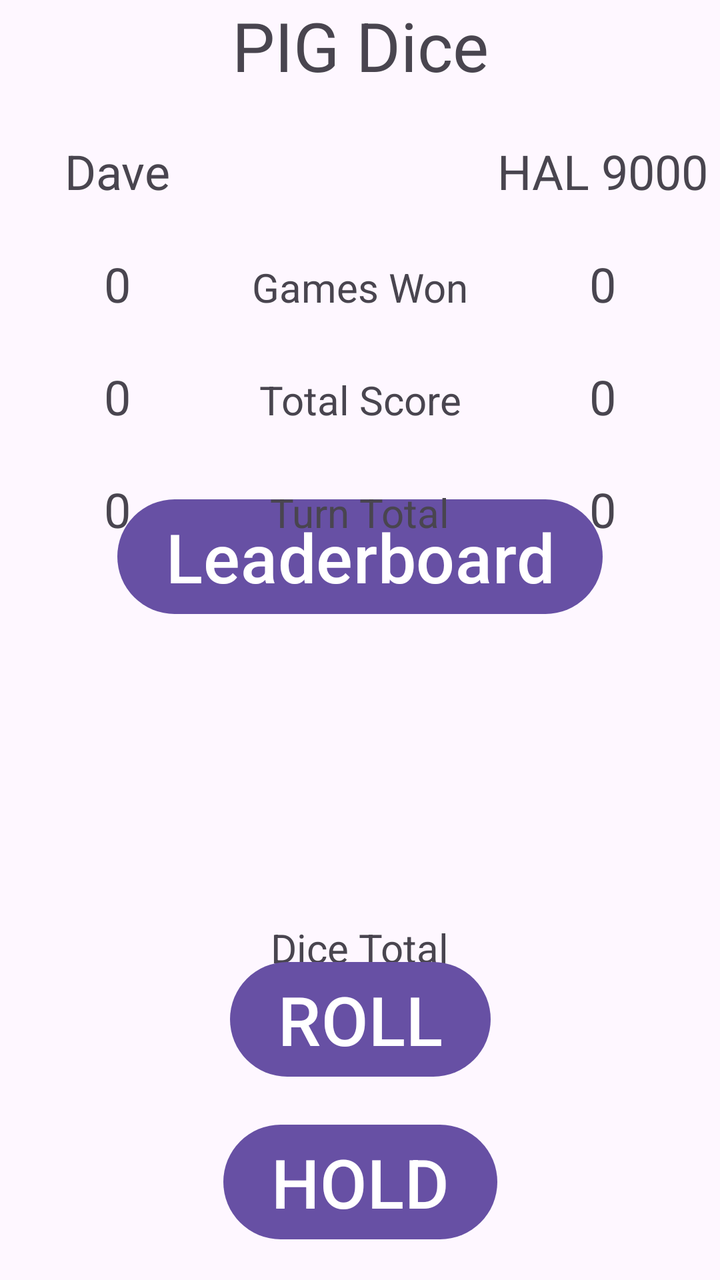
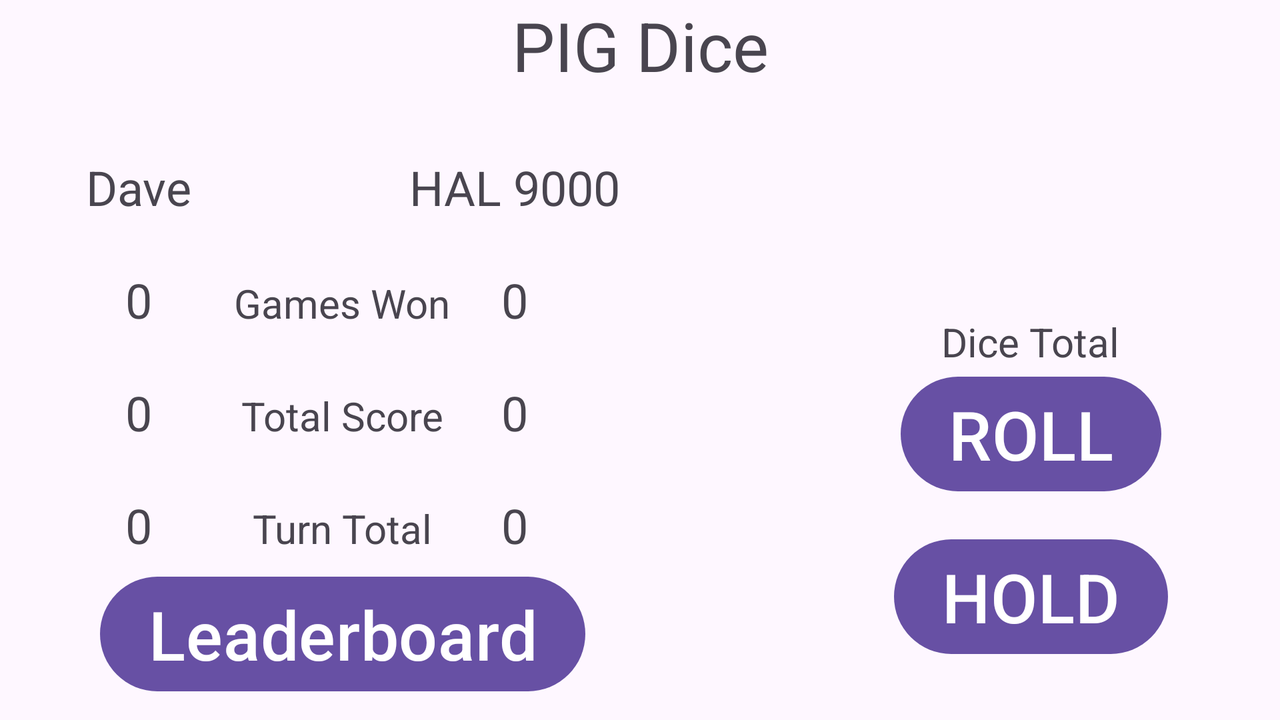

An Android layout and its configuration variant, each rendered on a device that would load it. The default file and the variant file are quoted in full after the pictures.
<!-- AndroidManifest.xml: application theme Theme.PIGDice -->
<!-- res/layout/activity_main.xml -->
<?xml version="1.0" encoding="utf-8"?>
<androidx.constraintlayout.widget.ConstraintLayout xmlns:android="http://schemas.android.com/apk/res/android"
    xmlns:app="http://schemas.android.com/apk/res-auto"
    xmlns:tools="http://schemas.android.com/tools"
    android:id="@+id/main"
    android:layout_width="match_parent"
    android:layout_height="match_parent"
    tools:context=".MainActivity">

    <Button
        android:id="@+id/btnLeaderboard"
        android:layout_width="wrap_content"
        android:layout_height="wrap_content"
        android:onClick="btnLeaderboardOnPress"
        android:text="@string/leaderboard"
        android:textSize="34sp"
        app:layout_constraintBottom_toTopOf="@+id/imgDice1"
        app:layout_constraintEnd_toEndOf="parent"
        app:layout_constraintStart_toStartOf="parent"
        app:layout_constraintTop_toBottomOf="@+id/textView9"
        app:layout_constraintVertical_bias="0.32" />

    <TextView
        android:id="@+id/appName"
        android:layout_width="wrap_content"
        android:layout_height="wrap_content"
        android:text="@string/app_name"
        android:textSize="34sp"
        app:layout_constraintEnd_toEndOf="parent"
        app:layout_constraintStart_toStartOf="parent"
        app:layout_constraintTop_toTopOf="parent" />

    <TextView
        android:id="@+id/txtPlayerGamesWon"
        android:layout_width="wrap_content"
        android:layout_height="wrap_content"
        android:layout_marginTop="24dp"
        android:text="@string/number_zero"
        android:textSize="24sp"
        app:layout_constraintEnd_toEndOf="parent"
        app:layout_constraintHorizontal_bias="0.15"
        app:layout_constraintStart_toStartOf="parent"
        app:layout_constraintTop_toBottomOf="@+id/txtPlayerName" />

    <TextView
        android:id="@+id/txtCompGamesWon"
        android:layout_width="wrap_content"
        android:layout_height="wrap_content"
        android:text="@string/number_zero"
        android:textSize="24sp"
        app:layout_constraintBaseline_toBaselineOf="@+id/textView3"
        app:layout_constraintEnd_toEndOf="parent"
        app:layout_constraintHorizontal_bias="0.85"
        app:layout_constraintStart_toStartOf="parent" />

    <TextView
        android:id="@+id/textView3"
        android:layout_width="wrap_content"
        android:layout_height="wrap_content"
        android:text="@string/games_won"
        android:textSize="20sp"
        app:layout_constraintBaseline_toBaselineOf="@+id/txtPlayerGamesWon"
        app:layout_constraintEnd_toEndOf="parent"
        app:layout_constraintStart_toStartOf="parent" />

    <TextView
        android:id="@+id/txtPlayerTotalScore"
        android:layout_width="wrap_content"
        android:layout_height="wrap_content"
        android:layout_marginTop="24dp"
        android:text="@string/number_zero"
        android:textSize="24sp"
        app:layout_constraintEnd_toEndOf="@+id/txtPlayerGamesWon"
        app:layout_constraintStart_toStartOf="@+id/txtPlayerGamesWon"
        app:layout_constraintTop_toBottomOf="@+id/txtPlayerGamesWon" />

    <TextView
        android:id="@+id/textView6"
        android:layout_width="wrap_content"
        android:layout_height="wrap_content"
        android:text="@string/total_score"
        android:textSize="20sp"
        app:layout_constraintBaseline_toBaselineOf="@+id/txtPlayerTotalScore"
        app:layout_constraintEnd_toEndOf="parent"
        app:layout_constraintStart_toStartOf="parent" />

    <TextView
        android:id="@+id/txtCompTotalScore"
        android:layout_width="wrap_content"
        android:layout_height="wrap_content"
        android:text="@string/number_zero"
        android:textSize="24sp"
        app:layout_constraintBaseline_toBaselineOf="@+id/textView6"
        app:layout_constraintEnd_toEndOf="@+id/txtCompGamesWon"
        app:layout_constraintStart_toStartOf="@+id/txtCompGamesWon" />

    <TextView
        android:id="@+id/txtPlayerTurnTotal"
        android:layout_width="wrap_content"
        android:layout_height="wrap_content"
        android:layout_marginTop="24dp"
        android:text="@string/number_zero"
        android:textSize="24sp"
        app:layout_constraintEnd_toEndOf="@+id/txtPlayerTotalScore"
        app:layout_constraintStart_toStartOf="@+id/txtPlayerTotalScore"
        app:layout_constraintTop_toBottomOf="@+id/txtPlayerTotalScore" />

    <TextView
        android:id="@+id/textView9"
        android:layout_width="wrap_content"
        android:layout_height="wrap_content"
        android:text="@string/turn_total"
        android:textSize="20sp"
        app:layout_constraintBaseline_toBaselineOf="@+id/txtPlayerTurnTotal"
        app:layout_constraintEnd_toEndOf="parent"
        app:layout_constraintStart_toStartOf="parent" />

    <TextView
        android:id="@+id/txtCompTurnTotal"
        android:layout_width="wrap_content"
        android:layout_height="wrap_content"
        android:text="@string/number_zero"
        android:textSize="24sp"
        app:layout_constraintBaseline_toBaselineOf="@+id/textView9"
        app:layout_constraintEnd_toEndOf="@+id/txtCompTotalScore"
        app:layout_constraintStart_toStartOf="@+id/txtCompTotalScore" />

    <ImageView
        android:id="@+id/imgDice1"
        android:layout_width="120dp"
        android:layout_height="120dp"
        android:contentDescription="@string/dice_1"
        app:layout_constraintBottom_toBottomOf="parent"
        app:layout_constraintEnd_toEndOf="parent"
        app:layout_constraintHorizontal_bias="0.25"
        app:layout_constraintStart_toStartOf="parent"
        app:layout_constraintTop_toTopOf="parent"
        app:srcCompat="@drawable/dice_1" />

    <ImageView
        android:id="@+id/imgDice2"
        android:layout_width="120dp"
        android:layout_height="120dp"
        android:contentDescription="@string/dice_2"
        app:layout_constraintEnd_toEndOf="parent"
        app:layout_constraintHorizontal_bias="0.75"
        app:layout_constraintStart_toStartOf="parent"
        app:layout_constraintTop_toTopOf="@+id/imgDice1"
        app:srcCompat="@drawable/dice_1" />

    <TextView
        android:id="@+id/txtDiceTotal"
        android:layout_width="wrap_content"
        android:layout_height="wrap_content"
        android:layout_marginTop="24dp"
        android:textSize="24sp"
        app:layout_constraintEnd_toEndOf="parent"
        app:layout_constraintStart_toStartOf="parent"
        app:layout_constraintTop_toBottomOf="@+id/imgDice1" />

    <TextView
        android:id="@+id/textView12"
        android:layout_width="wrap_content"
        android:layout_height="wrap_content"
        android:layout_marginTop="24dp"
        android:text="@string/dice_total"
        android:textSize="20sp"
        app:layout_constraintEnd_toEndOf="parent"
        app:layout_constraintStart_toStartOf="parent"
        app:layout_constraintTop_toBottomOf="@+id/txtDiceTotal" />

    <Button
        android:id="@+id/btnRoll"
        android:layout_width="wrap_content"
        android:layout_height="wrap_content"
        android:onClick="btnRollOnPress"
        android:text="@string/roll"
        android:textSize="34sp"
        app:layout_constraintBottom_toBottomOf="parent"
        app:layout_constraintEnd_toEndOf="parent"
        app:layout_constraintStart_toStartOf="parent"
        app:layout_constraintTop_toTopOf="parent"
        app:layout_constraintVertical_bias="0.83" />

    <Button
        android:id="@+id/btnHold"
        android:layout_width="wrap_content"
        android:layout_height="wrap_content"
        android:layout_marginTop="16dp"
        android:onClick="btnHoldOnPress"
        android:text="@string/hold"
        android:textSize="34sp"
        app:layout_constraintEnd_toEndOf="parent"
        app:layout_constraintStart_toStartOf="parent"
        app:layout_constraintTop_toBottomOf="@+id/btnRoll" />

    <TextView
        android:id="@+id/txtPlayerName"
        android:layout_width="wrap_content"
        android:layout_height="wrap_content"
        android:layout_marginTop="24dp"
        android:text="@string/player_name"
        android:textSize="24sp"
        app:layout_constraintEnd_toEndOf="@+id/txtPlayerGamesWon"
        app:layout_constraintStart_toStartOf="@+id/txtPlayerGamesWon"
        app:layout_constraintTop_toBottomOf="@+id/appName" />

    <TextView
        android:id="@+id/txtCompName"
        android:layout_width="wrap_content"
        android:layout_height="wrap_content"
        android:text="@string/computer_name"
        android:textSize="24sp"
        app:layout_constraintBaseline_toBaselineOf="@+id/txtPlayerName"
        app:layout_constraintEnd_toEndOf="@+id/txtCompGamesWon"
        app:layout_constraintStart_toStartOf="@+id/txtCompGamesWon" />

    <ImageView
        android:id="@+id/imgWin"
        android:layout_width="0dp"
        android:layout_height="0dp"
        android:clickable="true"
        android:contentDescription="@string/winner_image"
        android:focusable="auto"
        android:onClick="btnLeaderboardOnPress"
        android:visibility="invisible"
        app:layout_constraintBottom_toBottomOf="parent"
        app:layout_constraintEnd_toEndOf="parent"
        app:layout_constraintStart_toStartOf="parent"
        app:layout_constraintTop_toTopOf="parent"
        app:layout_constraintVertical_bias="0.63"
        app:srcCompat="@drawable/win"
        tools:visibility="gone" />

    <ImageView
        android:id="@+id/imgLose"
        android:layout_width="0dp"
        android:layout_height="0dp"
        android:clickable="true"
        android:contentDescription="@string/loss_image"
        android:focusable="auto"
        android:onClick="btnLeaderboardOnPress"
        android:visibility="invisible"
        app:layout_constraintBottom_toBottomOf="parent"
        app:layout_constraintEnd_toEndOf="parent"
        app:layout_constraintStart_toStartOf="parent"
        app:layout_constraintTop_toTopOf="parent"
        app:layout_constraintVertical_bias="0.63"
        app:srcCompat="@drawable/lose"
        tools:visibility="gone" />

    <ImageView
        android:id="@+id/imgLeftArrow"
        android:layout_width="192dp"
        android:layout_height="181dp"
        android:contentDescription="@string/left_arrow"
        app:layout_constraintBottom_toBottomOf="@+id/txtPlayerName"
        app:layout_constraintStart_toEndOf="@+id/txtPlayerName"
        app:layout_constraintTop_toTopOf="@+id/txtPlayerName"
        app:srcCompat="@drawable/leftarrow" />

    <ImageView
        android:id="@+id/imgRightArrow"
        android:layout_width="192dp"
        android:layout_height="181dp"
        android:contentDescription="@string/right_arrow"
        android:visibility="invisible"
        app:layout_constraintBottom_toBottomOf="@+id/txtCompName"
        app:layout_constraintEnd_toStartOf="@+id/txtCompName"
        app:layout_constraintTop_toTopOf="@+id/txtCompName"
        app:srcCompat="@drawable/rightarrow" />

</androidx.constraintlayout.widget.ConstraintLayout>
<!-- resources referenced by this layout -->
<resources>
  <!-- drawable lose: png bitmap (drawable, 1002271 bytes) -->
  <!-- drawable win: png bitmap (drawable, 1002271 bytes) -->
  <string name="app_name">PIG Dice</string>
  <string name="computer_name">HAL 9000</string>
  <string name="dice_1">Dice 1</string>
  <string name="dice_2">Dice 2</string>
  <string name="dice_total">Dice Total</string>
  <string name="games_won">Games Won</string>
  <string name="hold">HOLD</string>
  <string name="leaderboard">Leaderboard</string>
  <string name="left_arrow">Left Arrow</string>
  <string name="loss_image">Image of HAL9000\'s red eye</string>
  <string name="number_zero">0</string>
  <string name="player_name">Dave</string>
  <string name="right_arrow">Right Arrow</string>
  <string name="roll">ROLL</string>
  <string name="total_score">Total Score</string>
  <string name="turn_total">Turn Total</string>
  <string name="winner_image">Winner image</string>
  <style name="Theme.PIGDice" parent="Base.Theme.PIGDice" />
  <style name="Base.Theme.PIGDice" parent="Theme.Material3.DayNight.NoActionBar">
          
          
      </style>
</resources>
<!-- res/layout-land/activity_main.xml (the repository's variant of the layout above) -->
<!-- drawn on the phone turned sideways -->
<?xml version="1.0" encoding="utf-8"?>
<androidx.constraintlayout.widget.ConstraintLayout xmlns:android="http://schemas.android.com/apk/res/android"
    xmlns:app="http://schemas.android.com/apk/res-auto"
    xmlns:tools="http://schemas.android.com/tools"
    android:id="@+id/main"
    android:layout_width="match_parent"
    android:layout_height="match_parent"
    tools:context=".MainActivity">

    <Button
        android:id="@+id/btnLeaderboard"
        android:layout_width="wrap_content"
        android:layout_height="wrap_content"
        android:onClick="btnLeaderboardOnPress"
        android:text="@string/leaderboard"
        android:textSize="34sp"
        android:visibility="visible"
        app:layout_constraintBottom_toBottomOf="parent"
        app:layout_constraintEnd_toEndOf="@+id/textView9"
        app:layout_constraintStart_toStartOf="@+id/textView9"
        app:layout_constraintTop_toBottomOf="@+id/textView9"
        app:layout_constraintVertical_bias="0.4"
        tools:visibility="visible" />

    <TextView
        android:id="@+id/appName"
        android:layout_width="wrap_content"
        android:layout_height="wrap_content"
        android:text="@string/app_name"
        android:textSize="34sp"
        app:layout_constraintEnd_toEndOf="parent"
        app:layout_constraintStart_toStartOf="parent"
        app:layout_constraintTop_toTopOf="parent" />

    <TextView
        android:id="@+id/txtPlayerGamesWon"
        android:layout_width="wrap_content"
        android:layout_height="wrap_content"
        android:layout_marginTop="24dp"
        android:text="@string/number_zero"
        android:textSize="24sp"
        app:layout_constraintEnd_toEndOf="parent"
        app:layout_constraintHorizontal_bias="0.1"
        app:layout_constraintStart_toStartOf="parent"
        app:layout_constraintTop_toBottomOf="@+id/txtPlayerName" />

    <TextView
        android:id="@+id/txtCompGamesWon"
        android:layout_width="wrap_content"
        android:layout_height="wrap_content"
        android:text="@string/number_zero"
        android:textSize="24sp"
        app:layout_constraintBaseline_toBaselineOf="@+id/textView3"
        app:layout_constraintEnd_toEndOf="parent"
        app:layout_constraintHorizontal_bias="0.4"
        app:layout_constraintStart_toStartOf="parent" />

    <TextView
        android:id="@+id/textView3"
        android:layout_width="wrap_content"
        android:layout_height="wrap_content"
        android:text="@string/games_won"
        android:textSize="20sp"
        app:layout_constraintBaseline_toBaselineOf="@+id/txtPlayerGamesWon"
        app:layout_constraintEnd_toEndOf="parent"
        app:layout_constraintHorizontal_bias="0.22"
        app:layout_constraintStart_toStartOf="parent" />

    <TextView
        android:id="@+id/txtPlayerTotalScore"
        android:layout_width="wrap_content"
        android:layout_height="wrap_content"
        android:layout_marginTop="24dp"
        android:text="@string/number_zero"
        android:textSize="24sp"
        app:layout_constraintEnd_toEndOf="@+id/txtPlayerGamesWon"
        app:layout_constraintStart_toStartOf="@+id/txtPlayerGamesWon"
        app:layout_constraintTop_toBottomOf="@+id/txtPlayerGamesWon" />

    <TextView
        android:id="@+id/textView6"
        android:layout_width="wrap_content"
        android:layout_height="wrap_content"
        android:text="@string/total_score"
        android:textSize="20sp"
        app:layout_constraintBaseline_toBaselineOf="@+id/txtPlayerTotalScore"
        app:layout_constraintEnd_toEndOf="@+id/textView3"
        app:layout_constraintStart_toStartOf="@+id/textView3" />

    <TextView
        android:id="@+id/txtCompTotalScore"
        android:layout_width="wrap_content"
        android:layout_height="wrap_content"
        android:text="@string/number_zero"
        android:textSize="24sp"
        app:layout_constraintBaseline_toBaselineOf="@+id/textView6"
        app:layout_constraintEnd_toEndOf="@+id/txtCompGamesWon"
        app:layout_constraintStart_toStartOf="@+id/txtCompGamesWon" />

    <TextView
        android:id="@+id/txtPlayerTurnTotal"
        android:layout_width="wrap_content"
        android:layout_height="wrap_content"
        android:layout_marginTop="24dp"
        android:text="@string/number_zero"
        android:textSize="24sp"
        app:layout_constraintEnd_toEndOf="@+id/txtPlayerTotalScore"
        app:layout_constraintStart_toStartOf="@+id/txtPlayerTotalScore"
        app:layout_constraintTop_toBottomOf="@+id/txtPlayerTotalScore" />

    <TextView
        android:id="@+id/textView9"
        android:layout_width="wrap_content"
        android:layout_height="wrap_content"
        android:text="@string/turn_total"
        android:textSize="20sp"
        app:layout_constraintBaseline_toBaselineOf="@+id/txtPlayerTurnTotal"
        app:layout_constraintEnd_toEndOf="@+id/textView6"
        app:layout_constraintStart_toStartOf="@+id/textView6" />

    <TextView
        android:id="@+id/txtCompTurnTotal"
        android:layout_width="wrap_content"
        android:layout_height="wrap_content"
        android:text="@string/number_zero"
        android:textSize="24sp"
        app:layout_constraintBaseline_toBaselineOf="@+id/textView9"
        app:layout_constraintEnd_toEndOf="@+id/txtCompTotalScore"
        app:layout_constraintStart_toStartOf="@+id/txtCompTotalScore" />

    <ImageView
        android:id="@+id/imgDice1"
        android:layout_width="120dp"
        android:layout_height="120dp"
        android:contentDescription="@string/dice_1"
        app:layout_constraintBottom_toBottomOf="parent"
        app:layout_constraintEnd_toEndOf="parent"
        app:layout_constraintHorizontal_bias="0.76"
        app:layout_constraintStart_toStartOf="parent"
        app:layout_constraintTop_toTopOf="parent"
        app:layout_constraintVertical_bias="0.100000024"
        app:srcCompat="@drawable/dice_1" />

    <ImageView
        android:id="@+id/imgDice2"
        android:layout_width="120dp"
        android:layout_height="120dp"
        android:contentDescription="@string/dice_2"
        app:layout_constraintStart_toEndOf="@+id/imgDice1"
        app:layout_constraintTop_toTopOf="@+id/imgDice1"
        app:srcCompat="@drawable/dice_1" />

    <TextView
        android:id="@+id/txtDiceTotal"
        android:layout_width="wrap_content"
        android:layout_height="wrap_content"
        android:layout_marginTop="85dp"
        android:textSize="24sp"
        app:layout_constraintEnd_toEndOf="@+id/imgDice2"
        app:layout_constraintStart_toStartOf="@+id/imgDice1"
        app:layout_constraintTop_toTopOf="@+id/imgDice2" />

    <TextView
        android:id="@+id/textView12"
        android:layout_width="wrap_content"
        android:layout_height="wrap_content"
        android:layout_marginTop="16dp"
        android:text="@string/dice_total"
        android:textSize="20sp"
        app:layout_constraintEnd_toEndOf="@+id/imgDice2"
        app:layout_constraintStart_toStartOf="@+id/imgDice1"
        app:layout_constraintTop_toBottomOf="@+id/txtDiceTotal" />

    <Button
        android:id="@+id/btnRoll"
        android:layout_width="wrap_content"
        android:layout_height="wrap_content"
        android:onClick="btnRollOnPress"
        android:text="@string/roll"
        android:textSize="34sp"
        app:layout_constraintEnd_toEndOf="@+id/imgDice2"
        app:layout_constraintStart_toStartOf="@+id/imgDice1"
        app:layout_constraintTop_toBottomOf="@+id/textView12" />

    <Button
        android:id="@+id/btnHold"
        android:layout_width="wrap_content"
        android:layout_height="wrap_content"
        android:layout_marginTop="16dp"
        android:onClick="btnHoldOnPress"
        android:text="@string/hold"
        android:textSize="34sp"
        app:layout_constraintEnd_toEndOf="@+id/btnRoll"
        app:layout_constraintStart_toStartOf="@+id/btnRoll"
        app:layout_constraintTop_toBottomOf="@+id/btnRoll" />

    <TextView
        android:id="@+id/txtPlayerName"
        android:layout_width="wrap_content"
        android:layout_height="wrap_content"
        android:layout_marginTop="32dp"
        android:text="@string/player_name"
        android:textSize="24sp"
        app:layout_constraintEnd_toEndOf="@+id/txtPlayerGamesWon"
        app:layout_constraintStart_toStartOf="@+id/txtPlayerGamesWon"
        app:layout_constraintTop_toBottomOf="@+id/appName" />

    <TextView
        android:id="@+id/txtCompName"
        android:layout_width="wrap_content"
        android:layout_height="wrap_content"
        android:text="@string/computer_name"
        android:textSize="24sp"
        app:layout_constraintBaseline_toBaselineOf="@+id/txtPlayerName"
        app:layout_constraintEnd_toEndOf="@+id/txtCompGamesWon"
        app:layout_constraintStart_toStartOf="@+id/txtCompGamesWon" />

    <ImageView
        android:id="@+id/imgLeftArrow"
        android:layout_width="192dp"
        android:layout_height="181dp"
        android:contentDescription="@string/left_arrow"
        app:layout_constraintBottom_toBottomOf="@+id/txtPlayerName"
        app:layout_constraintStart_toEndOf="@+id/txtPlayerName"
        app:layout_constraintTop_toTopOf="@+id/txtPlayerName"
        app:srcCompat="@drawable/leftarrow" />

    <ImageView
        android:id="@+id/imgRightArrow"
        android:layout_width="192dp"
        android:layout_height="181dp"
        android:contentDescription="@string/right_arrow"
        android:visibility="invisible"
        app:layout_constraintBottom_toBottomOf="@+id/txtCompName"
        app:layout_constraintEnd_toStartOf="@+id/txtCompName"
        app:layout_constraintTop_toTopOf="@+id/txtCompName"
        app:srcCompat="@drawable/rightarrow" />

    <ImageView
        android:id="@+id/imgWin"
        android:layout_width="wrap_content"
        android:layout_height="wrap_content"
        android:clickable="true"
        android:contentDescription="@string/winner_image"
        android:focusable="auto"
        android:onClick="btnLeaderboardOnPress"
        android:visibility="invisible"
        app:layout_constraintBottom_toBottomOf="parent"
        app:layout_constraintEnd_toEndOf="parent"
        app:layout_constraintStart_toStartOf="parent"
        app:layout_constraintTop_toTopOf="parent"
        app:layout_constraintVertical_bias="0.63"
        app:srcCompat="@drawable/win"
        tools:visibility="gone" />

    <ImageView
        android:id="@+id/imgLose"
        android:layout_width="wrap_content"
        android:layout_height="wrap_content"
        android:clickable="true"
        android:contentDescription="@string/loss_image"
        android:focusable="auto"
        android:onClick="btnLeaderboardOnPress"
        android:visibility="invisible"
        app:layout_constraintBottom_toBottomOf="parent"
        app:layout_constraintEnd_toEndOf="parent"
        app:layout_constraintStart_toStartOf="parent"
        app:layout_constraintTop_toTopOf="parent"
        app:layout_constraintVertical_bias="0.63"
        app:srcCompat="@drawable/lose"
        tools:visibility="gone" />

</androidx.constraintlayout.widget.ConstraintLayout>
